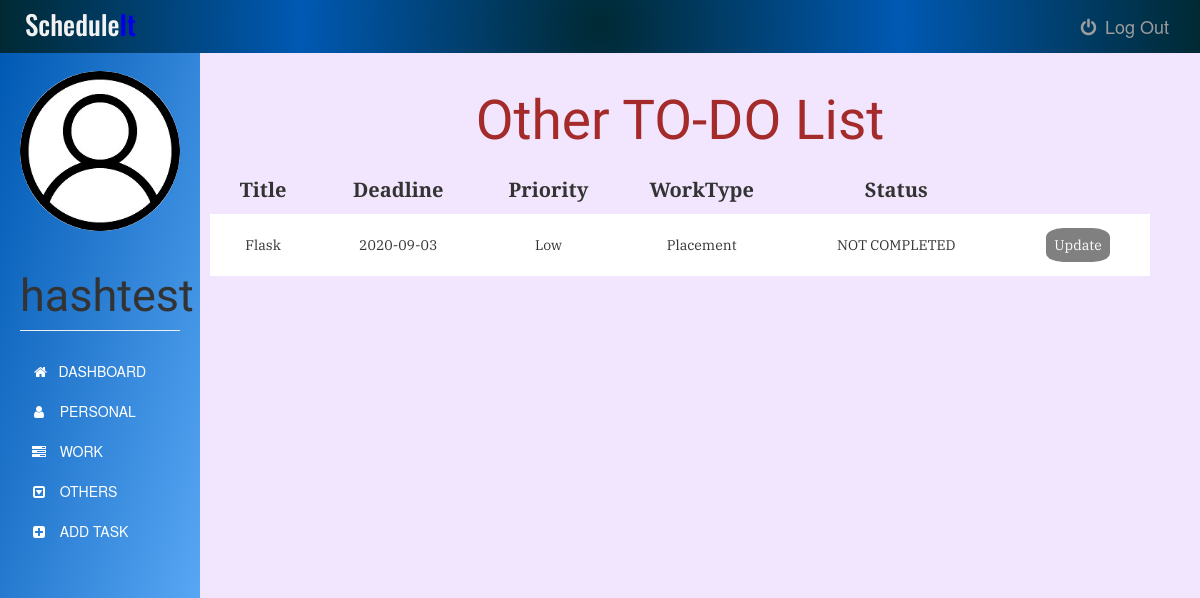
The page /othertask (signed in) on the database its author committed.
### app.py (models this page shows)
class User(UserMixin, db.Model):
    id = db.Column(db.Integer, primary_key=True)
    username = db.Column(db.String(15), unique=True, nullable=False)
    email = db.Column(db.String(50), unique=True, nullable=False)
    password = db.Column(db.String(80), unique=True, nullable=False)
    tasks = db.relationship('Task', backref='author', lazy=True)

class Task(db.Model):
    id = db.Column(db.Integer, primary_key=True)
    title = db.Column(db.Text, nullable=False)
    date = db.Column(db.Date, nullable=False)
    content = db.Column(db.Text, nullable=False)
    WorkType = db.Column(db.Text, nullable=False)
    priority = db.Column(db.Text)
    status = db.Column(db.Text, nullable=False, default='NEW')
    user_id = db.Column(db.Integer, db.ForeignKey('user.id'), nullable=False)

### app.py (the view)
@app.route('/othertask', methods=['GET', 'POST'])
@login_required
def othertask():
    tasks = Task.query.filter_by(user_id=current_user.id)
    return render_template('other.html', tasks=tasks ,name=current_user.username, tdate=date.today())

### app.py (called while the page is built)
@login_manager.user_loader
def load_user(user_id):
    return User.query.get(int(user_id))

### templates/other.html (shortened to what this page needs)
{% extends "bootstrap/base.html" %}
{% block styles %}
{{super()}}
<link rel="stylesheet" href="{{url_for('.static', filename='personal.css')}}">
<link rel="stylesheet" href="https://maxcdn.bootstrapcdn.com/font-awesome/4.7.0/css/font-awesome.min.css">
{% endblock %}
{% block content %}
    <nav class="navbar navbar-inverse navbar-fixed-top">
      <div class="container-fluid">
        <div class="navbar-header">
          <center><h3><span>Schedule</span>It</h3></center>
        </div>
        <div class="navbar-collapse">
          <ul class="nav navbar-nav">
            <li>
              <a href="{{ url_for('logout') }}">
              <i class="fa fa-power-off fa-fw" aria-hidden="true"></i>
              Log Out
              </a>
            </li>
          </ul>
          </div>
      </div>
    </nav>
    <div class="container-fluid">
      <div class="row">
        <nav class=" sidebar">
          <div class="image img-cir img-120">
            <center>
              <img src="{{url_for('static', filename='user-icon.jpg')}}" width="250" height="200" class="img-responsive"/>
            </center>
            <center>
              <h1 class="page-header">{{ name }}</h1>
            </center>
          </div>
          <div>
            <div class="nav nav-sidebar">
              <ul class="nav nav-sidebar">
                <li >
                  <a class="list-group-item" href="{{ url_for('dashboard') }}">
                    &nbsp;<i class="fa fa-home" aria-hidden="true"></i>&nbsp;&nbsp; DASHBOARD
                  </a>
                </li>
                <li>
                  <a class="list-group-item" href="{{ url_for('personaltask') }}">
                    <i class="fa fa-user fa-fw" aria-hidden="true"></i>&nbsp;&nbsp; PERSONAL
                  </a>
                </li>
                <li>
                  <a class="list-group-item" href="{{ url_for('worktask') }}">
                    <i class="fa fa-tasks fa-fw" aria-hidden="true"></i>&nbsp;&nbsp; WORK
                  </a>
                </li>
                <li>
                  <a class="list-group-item" href="#">
                    <i class="fa fa-caret-square-o-down fa-fw" aria-hidden="true"></i>&nbsp;&nbsp; OTHERS
                  </a>
                </li>
                <li>
                  <a class="list-group-item" href="{{ url_for('addtask') }}">
                    <i class="fa fa-plus-square fa-fw" aria-hidden="true"></i>&nbsp;&nbsp; ADD TASK
                  </a>
                </li>
              </ul>
            </div>
          </div>
        </nav>
        <div class="col-sm-9 col-sm-offset-3 col-md-10 col-md-offset-2 main">
          	<center><h1>Other TO-DO List</h1></center>
          	<table>
              <thead>
            		<tr>
            			<th>Title</th>
            			<th>Deadline</th>
            			<th>Priority</th>
                  <th>WorkType</th>
                  <th>Status</th>
            		</tr>
              </thead>
              <tbody>
            		{% for task in tasks %}
            			{% if task.WorkType != "Work" and task.WorkType != "Personal" %}
            				<tr>
  		          			<td>{{task.title}}</td>
  		          			<td>{{task.date}}</td>
  		          			<td>{{task.priority}}</td>
                      <td>{{task.WorkType}}</td>
                      {% if tdate > task.date and (task.status !="CANCELLED" or task.status !="COMPLETED") %}
                        <td class="status">NOT COMPLETED</td>
                      {% else %}
                        <td class="status">{{task.status}}</td>
                      {% endif %}
                      {% if (task.status == "NEW" or task.status == "IN PROGRESS" or task.status == "NOT STARTED") and tdate <= task.date %}
                        <td><a href="{{ url_for('update_task', task_id=task.id) }}">Update</a></td>
                      {% else %}
                        <td><a class="arcup" href="#">Update</a></td>
                      {% endif %}
  		          		</tr>
                    <tr class="spacer">
  		          	{% endif %}
  		        {% endfor %}
            </tbody>
          	</table>
        </div>
      </div>
    </div>
{% endblock %}

### static/personal.css (style rules this page uses)
body { padding-top: 50px; background-color: #f2e6ff; }
.navbar-fixed-top { border: 0; }
.navbar { background-image: radial-gradient(circle, #002933,#0059b3, #002933); }
.navbar-header h3 { font-family: 'Oswald', sans-serif; font-size: 27px; margin: 10px; color: #0000e6; }
.navbar-header span { font-size: 27px; color: #f2f2f2; }
.navbar-collapse ul { float: right; margin: 3px; list-style: none; }
.navbar-collapse ul li { float: left; position: relative; }
.navbar-collapse ul li a { display: block; margin: 0px; padding: 13px; font-size: 18px; text-decoration: none; }
.sidebar { width: 200px; position: fixed; top: 51px; bottom: 0; left: 0; z-index: 1000; display: block; padding: 20px; overflow-x: hidden; overflow-y: auto; background-image: linear-gradient(to bottom right, #0059b3, #66b3ff); }
.sidebar .page-header { font-size: 45px; font-family: 'Tenali Ramakrishna', sans-serif; }
.nav-sidebar { margin-right: -21px; margin-bottom: 20px; margin-left: -20px; }
.nav-sidebar > li > a { padding-right: 20px; padding-left: 50px; }
.nav-sidebar ul li a { background-color: transparent; color: white; border: none; }
.nav-sidebar a { display: none; }
.row img { border-radius: 50%; }
.main { margin-top: 1px; padding: 30px; right: 20px; }
.main h1 { margin-top: 4px; padding: 5px; font-size: 55px; color: brown; font-family: 'Tenali Ramakrishna', sans-serif; text-align: center; }
.main table { width: 100%; }
.main thead tr { font-size: 20px; font-family: 'PT Serif', serif; }
.main tbody tr { background-color: white; font-family: 'IBM Plex Serif', serif; }
.main tbody .spacer { height: 20px; }
.main thead th { padding: 10px; text-align: center; }
.main tbody td { padding: 21px; text-align: center; }
.main tbody td a { text-decoration: none; padding: 8px; background-color: blue; color: white; border-radius: 27%; }
.main .arcup { background-color: grey; }

### rows shown on the page
User: username "hashtest"
Task: title "Flask", date "2020-09-03", priority "Low", WorkType "Placement", status "NOT COMPLETED"
